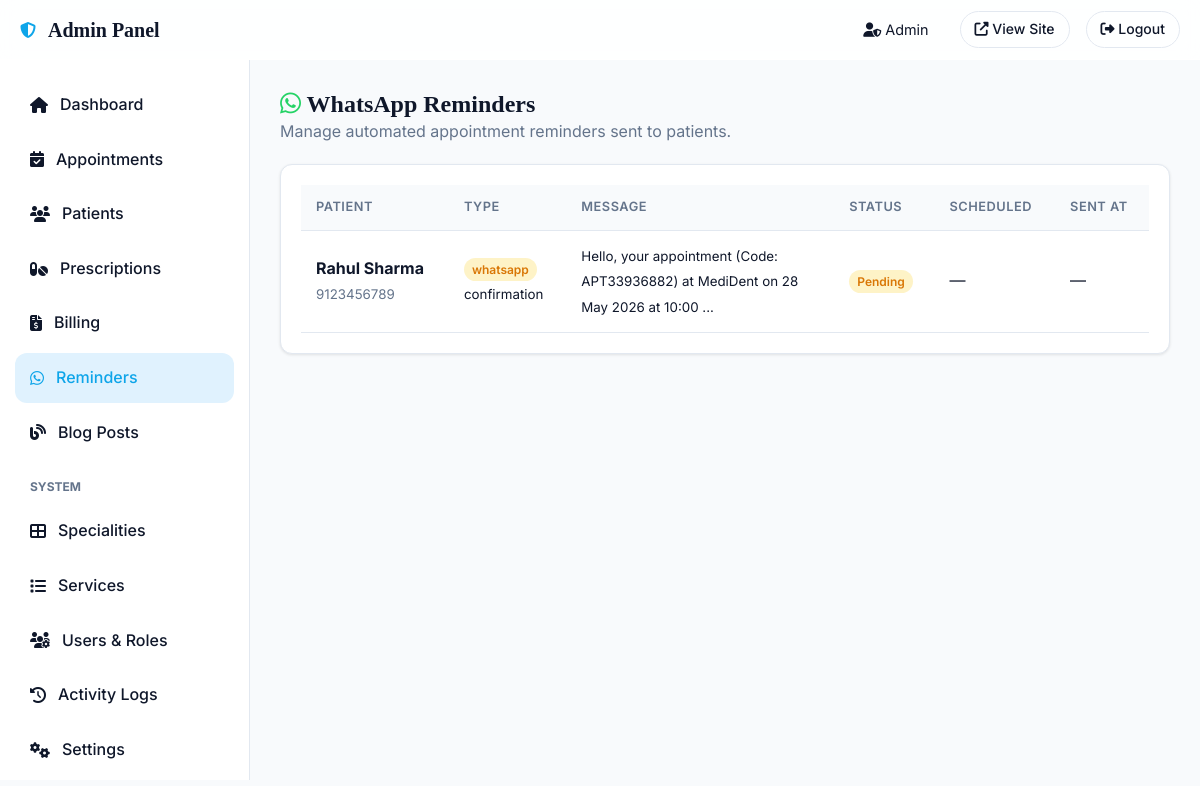
Screenshot of /secure-admin-panel/reminders (signed in) with the database file from the repository.
### models.py (models this page shows, shortened)
class User(UserMixin, db.Model):
    __tablename__ = 'users'
    id = db.Column(db.Integer, primary_key=True)
    name = db.Column(db.String(120), nullable=False)
    email = db.Column(db.String(120), unique=True, nullable=False)
    phone = db.Column(db.String(20))
    password_hash = db.Column(db.String(256), nullable=False)
    role = db.Column(db.String(20), default='patient')  # patient, dentist, receptionist, admin
    is_active = db.Column(db.Boolean, default=True)
    avatar = db.Column(db.String(256))
    created_at = db.Column(db.DateTime, default=datetime.utcnow)
    last_login = db.Column(db.DateTime)
    reset_token = db.Column(db.String(100))
    reset_token_expiry = db.Column(db.DateTime)
    preferred_language = db.Column(db.String(10), default='en')
    patient_profile = db.relationship('Patient', backref='user', uselist=False)
    appointments = db.relationship('Appointment', backref='user', lazy='dynamic', foreign_keys='Appointment.user_id')
    blog_posts = db.relationship('BlogPost', backref='author', lazy='dynamic')
    activity_logs = db.relationship('ActivityLog', backref='user', lazy='dynamic')

class Notification(db.Model):
    __tablename__ = 'notifications'
    id = db.Column(db.Integer, primary_key=True)
    patient_id = db.Column(db.Integer, db.ForeignKey('patients.id'))
    appointment_id = db.Column(db.Integer, db.ForeignKey('appointments.id'))
    type = db.Column(db.String(50))  # whatsapp, email, sms
    message_type = db.Column(db.String(50))  # confirmation, reminder, follow_up, renewal
    message = db.Column(db.Text)
    status = db.Column(db.String(20), default='pending')  # pending, sent, failed
    sent_at = db.Column(db.DateTime)
    scheduled_for = db.Column(db.DateTime)
    created_at = db.Column(db.DateTime, default=datetime.utcnow)
    error_message = db.Column(db.Text)

### routes/admin.py (the view)
@admin_bp.route('/reminders')
@login_required
@admin_required
def reminders():
    page = request.args.get('page', 1, type=int)
    notifications = Notification.query.order_by(Notification.created_at.desc()).paginate(page=page, per_page=20, error_out=False)
    return render_template('admin/reminders.html', notifications=notifications)

### routes/admin.py (called while the page is built)
def admin_required(f):
    @wraps(f)
    def decorated(*args, **kwargs):
        if not current_user.is_authenticated:
            return redirect(url_for('auth.login'))
        if current_user.role not in ['admin', 'dentist', 'receptionist']:
            flash('Access denied. Admin only.', 'error')
            return redirect(url_for('public.index'))
        return f(*args, **kwargs)
    return decorated

### templates/admin/reminders.html (shortened to what this page needs)
{% extends "admin/base.html" %}
{% block content %}
<div style="margin-bottom:20px;">
    <h2><i class="fab fa-whatsapp" style="color:#25D366;"></i> WhatsApp Reminders</h2>
    <p class="text-muted">Manage automated appointment reminders sent to patients.</p>
</div>
<div class="card">
    <div class="table-responsive">
        <table class="table">
            <thead>
                <tr><th>Patient</th><th>Type</th><th>Message</th><th>Status</th><th>Scheduled</th><th>Sent At</th></tr>
            </thead>
            <tbody>
            {% for n in notifications.items %}
            <tr>
                <td>
                    {% if n.patient %}
                        <strong>{{ n.patient.user.name }}</strong><br>
                        <small class="text-muted">{{ n.patient.user.phone }}</small>
                    {% else %}—{% endif %}
                </td>
                <td>
                    <span class="badge badge-pending">{{ n.type }}</span><br>
                    <small>{{ n.message_type }}</small>
                </td>
                <td style="max-width:250px;"><small>{{ (n.message or '')[:80] }}{% if n.message and n.message|length > 80 %}...{% endif %}</small></td>
                <td>
                    {% if n.status == 'sent' %}
                    <span class="badge badge-completed">Sent</span>
                    {% elif n.status == 'failed' %}
                    <span class="badge badge-cancelled">Failed</span>
                    {% else %}
                    <span class="badge badge-pending">Pending</span>
                    {% endif %}
                </td>
                <td>{{ n.scheduled_for.strftime('%d %b %Y %H:%M') if n.scheduled_for else '—' }}</td>
                <td>{{ n.sent_at.strftime('%d %b %Y %H:%M') if n.sent_at else '—' }}</td>
            </tr>
            {% endfor %}
            </tbody>
        </table>
    </div>
</div>
{% endblock %}

### templates/admin/base.html (shortened to what this page needs)
<!DOCTYPE html>
<html lang="en" data-theme="light">
<head>
    <link rel="stylesheet" href="https://cdnjs.cloudflare.com/ajax/libs/font-awesome/6.5.0/css/all.min.css">
    <link rel="stylesheet" href="{{ url_for('static', filename='css/main.css') }}">
</head>
<body>
<nav class="navbar" style="height: 60px;">
    <div class="nav-container" style="justify-content: space-between; width: 100%;">
        <div class="nav-brand">
            <i class="fas fa-shield-alt text-primary"></i>
            <span class="brand-main">Admin Panel</span>
        </div>
        <div class="nav-actions">
            <span style="font-size: 0.9rem; margin-right: 15px;"><i class="fas fa-user-shield"></i> {{ current_user.name }}</span>
            <a href="{{ url_for('public.index') }}" class="btn-outline-sm" target="_blank"><i class="fas fa-external-link-alt"></i> View Site</a>
            <a href="{{ url_for('auth.logout') }}" class="btn-outline-sm text-danger"><i class="fas fa-sign-out-alt"></i> Logout</a>
        </div>
    </div>
</nav>
<div class="dashboard-layout" style="padding-top: 60px;">
    <aside class="dashboard-sidebar">
        <nav class="dashboard-nav">
            <a href="{{ url_for('admin.dashboard') }}" class="dashboard-link {% if request.endpoint == 'admin.dashboard' %}active{% endif %}">
                <i class="fas fa-home"></i> Dashboard
            </a>
            <a href="{{ url_for('admin.appointments') }}" class="dashboard-link {% if request.endpoint and 'appointment' in request.endpoint %}active{% endif %}">
                <i class="fas fa-calendar-check"></i> Appointments
            </a>
            <a href="{{ url_for('admin.patients') }}" class="dashboard-link {% if request.endpoint and 'patient' in request.endpoint %}active{% endif %}">
                <i class="fas fa-users"></i> Patients
            </a>
            <a href="{{ url_for('admin.prescriptions') }}" class="dashboard-link {% if request.endpoint and 'prescription' in request.endpoint %}active{% endif %}">
                <i class="fas fa-pills"></i> Prescriptions
            </a>
            <a href="{{ url_for('admin.billing') }}" class="dashboard-link {% if request.endpoint and 'billing' in request.endpoint %}active{% endif %}">
                <i class="fas fa-file-invoice-dollar"></i> Billing
            </a>
            <a href="{{ url_for('admin.reminders') }}" class="dashboard-link {% if request.endpoint and 'reminder' in request.endpoint %}active{% endif %}">
                <i class="fab fa-whatsapp"></i> Reminders
            </a>
            <a href="{{ url_for('admin.blog') }}" class="dashboard-link {% if request.endpoint and 'blog' in request.endpoint %}active{% endif %}">
                <i class="fas fa-blog"></i> Blog Posts
            </a>
            {% if current_user.role == 'admin' %}
            <div style="margin: 15px 0 5px; padding-left: 15px; font-size: 0.75rem; text-transform: uppercase; color: var(--text-muted); font-weight: 700;">System</div>
            <a href="{{ url_for('admin.specialities') }}" class="dashboard-link {% if request.endpoint and 'specialit' in request.endpoint %}active{% endif %}">
                <i class="fas fa-th-large"></i> Specialities
            </a>
            <a href="{{ url_for('admin.services') }}" class="dashboard-link {% if request.endpoint and 'service' in request.endpoint %}active{% endif %}">
                <i class="fas fa-list"></i> Services
            </a>
            <a href="{{ url_for('admin.users') }}" class="dashboard-link {% if request.endpoint and 'users' in request.endpoint %}active{% endif %}">
                <i class="fas fa-users-cog"></i> Users & Roles
            </a>
            <a href="{{ url_for('admin.activity_logs') }}" class="dashboard-link {% if request.endpoint and 'activity_logs' in request.endpoint %}active{% endif %}">
                <i class="fas fa-history"></i> Activity Logs
            </a>
            <a href="{{ url_for('admin.settings') }}" class="dashboard-link {% if request.endpoint and 'settings' in request.endpoint %}active{% endif %}">
                <i class="fas fa-cogs"></i> Settings
            </a>
            {% endif %}
        </nav>
    </aside>
    <main class="dashboard-main">
        {% block content %}{% endblock %}
    </main>
</div>
</body>
</html>

### static/css/main.css (style rules this page uses)
:root { --primary: #0EA5E9; --primary-dark: #0284C7; --primary-light: #E0F2FE; --secondary: #06B6D4; --accent: #38BDF8; --dark: #0F172A; --darker: #0B1120; --light: #F8FAFC; --white: #FFFFFF; --gray: #64748B; --gray-light: #CBD5E1; --gray-dark: #334155; --success: #10B981; --warning: #F59E0B; --danger: #EF4444; --info: #3B82F6; --bg-color: var(--light); --surface-color: var(--white); --text-main: var(--dark); --text-muted: var(--gray); --border-color: #E2E8F0; --shadow-sm: 0 1px 3px rgba(0,0,0,0.1); --shadow-md: 0 4px 6px -1px rgba(0,0,0,0.1); --shadow-lg: 0 10px 15px -3px rgba(0,0,0,0.1); --shadow-glow: 0 0 20px rgba(14, 165, 233, 0.3); --glass-bg: rgba(255, 255, 255, 0.85); --glass-border: rgba(255, 255, 255, 0.4); --font-sans: 'Inter', system-ui, sans-serif; --font-serif: 'Playfair Display', serif; --nav-height: 80px; --container-width: 1200px; --radius-sm: 8px; --radius-md: 12px; --radius-lg: 20px; --radius-full: 9999px; --trans-fast: 0.2s ease; --trans-normal: 0.3s ease; --trans-slow: 0.5s ease; }
* { margin: 0; padding: 0; box-sizing: border-box; }
body { font-family: var(--font-sans); background-color: var(--bg-color); color: var(--text-main); line-height: 1.6; transition: background-color var(--trans-normal), color var(--trans-normal); overflow-x: hidden; }
h1, h2, h3, h4, h5, h6 { font-family: var(--font-serif); font-weight: 700; line-height: 1.2; color: var(--text-main); }
a { text-decoration: none; color: var(--primary); transition: color var(--trans-fast); }
.text-primary { color: var(--primary); }
.text-danger { color: var(--danger); }
.text-muted { color: var(--text-muted); }
.btn-outline-sm { background: transparent; border: 1px solid var(--border-color); color: var(--text-main); padding: 6px 14px; border-radius: var(--radius-full); font-size: 0.875rem; font-weight: 500; text-decoration: none; display: inline-block; }
.navbar { position: fixed; top: 0; left: 0; width: 100%; height: var(--nav-height); background: var(--glass-bg); backdrop-filter: blur(10px); border-bottom: 1px solid var(--glass-border); z-index: 1000; transition: all var(--trans-normal); }
.nav-container { max-width: var(--container-width); margin: 0 auto; padding: 0 20px; height: 100%; display: flex; justify-content: space-between; align-items: center; }
.nav-brand { display: flex; align-items: center; gap: 12px; }
.brand-main { font-family: var(--font-serif); font-weight: 700; font-size: 1.25rem; color: var(--text-main); line-height: 1; }
.nav-actions { display: flex; align-items: center; gap: 16px; }

### static/css/forms.css (style rules this page uses)
.dashboard-layout { display: flex; min-height: 100vh; padding-top: var(--nav-height); }
.dashboard-sidebar { width: 250px; background: var(--surface-color); border-right: 1px solid var(--border-color); padding: 20px 0; position: fixed; height: calc(100vh - var(--nav-height)); overflow-y: auto; }
.dashboard-nav { display: flex; flex-direction: column; gap: 5px; padding: 0 15px; }
.dashboard-link { display: flex; align-items: center; gap: 12px; padding: 12px 15px; border-radius: var(--radius-md); color: var(--text-main); font-weight: 500; transition: all var(--trans-fast); }
.dashboard-link:hover, .dashboard-link.active { background: var(--primary-light); color: var(--primary); }
.dashboard-main { flex: 1; margin-left: 250px; padding: 30px; background: var(--bg-color); }
.card { background: var(--surface-color); border-radius: var(--radius-md); box-shadow: var(--shadow-sm); border: 1px solid var(--border-color); padding: 20px; margin-bottom: 20px; }
.table-responsive { overflow-x: auto; }
.table { width: 100%; border-collapse: collapse; }
.table th, .table td { padding: 12px 15px; text-align: left; border-bottom: 1px solid var(--border-color); }
.table th { background: var(--bg-color); font-weight: 600; color: var(--text-muted); text-transform: uppercase; font-size: 0.8rem; letter-spacing: 0.5px; }
.badge { padding: 4px 8px; border-radius: var(--radius-full); font-size: 0.75rem; font-weight: 600; }
.badge-pending { background: #FEF3C7; color: #D97706; }

### rows the page displays
User: name "Admin"
Notification: patient.user.name "Rahul Sharma", patient.user.phone "9123456789", type "whatsapp", message_type "confirmation", message "Hello, your appointment (Code: APT33936882) at MediDent on 28 May 2026 at 10:00", status "Pending", scheduled_for "—", sent_at "—"
